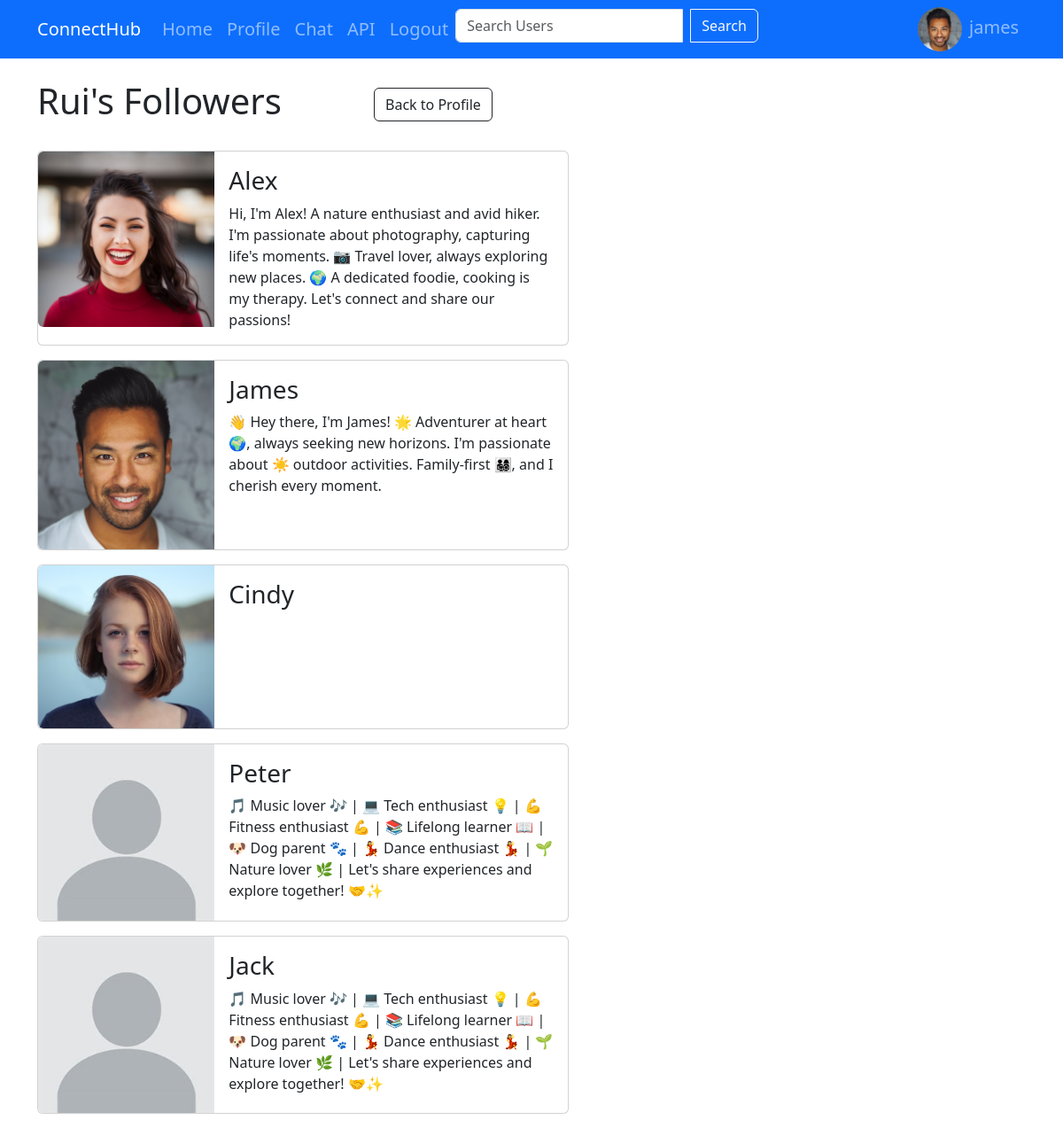
Page /profile/followers/2/ (signed in) on the committed database.
### core/models.py (models this page shows, shortened)
class Profile(models.Model):
    user = models.OneToOneField(User, on_delete=models.CASCADE, related_name="profile")
    follows = models.ManyToManyField("self", symmetrical=False, related_name="followed_by", blank=True) # self-referential many-to-many relationship
    bio = models.TextField(max_length=500, blank=True, null=True)
    location = models.CharField(max_length=100, blank=True, null=True)
    image = models.ImageField(upload_to= "profile_imgs", default="profile_imgs/default_profile_img.jpg", blank=True)
    def __str__(self):
	    return self.user.username

### core/views.py (the view)
# urls.py: path("profile/followers/<int:pk>/", views.profile_followers, name="profile_followers"),
@login_required(login_url="/login/")
def profile_followers(request, pk):
    profile = Profile.objects.get(user_id=pk)
    return render(request,"core/profile_followers.html", {"profile": profile})

### core/templates/core/profile_followers.html (shortened to what this page needs)
{% extends "base.html" %}
{% block content %}
{% include  "navbar.html"%}
<div class="container">
    <div class="row my-4 align-items-center">
        <div class="col-4">
            {% if user.id == profile.user.id%}
            <h1>My Followers</h1>
            {% else %}
            <h1>{{profile.user.username | title}}'s Followers</h1>
            {% endif %}
        </div>
        <div class="col-2 ">
            <a href="{% url "profile" profile.user.id%}" class="btn btn-outline-dark">Back to Profile</a>
        </div>
    </div>
    {% for follower in profile.followed_by.all%}
    {% if follower.user.id != profile.user.id%}
    <div class="card mb-3" style="max-width: 600px;">
    <div class="row g-0">
        <div class="col-md-4">
        <img src="{{follower.image.url}}" class="img-fluid rounded-start" alt="...">
        </div>
        <div class="col-md-8">
        <div class="card-body">
            <a href="{% url "profile" follower.user.id%}" class="card-title link-dark text-decoration-none h3 stretched-link">{{follower | title}}</a>
            <p class="card-text mt-2">{{follower.bio}}</p>
        </div>
        </div>
    </div>
    </div>
    {% endif %}
    {% endfor %}
</div>
{% endblock  %}

### templates/base.html (shortened to what this page needs)
<!DOCTYPE html>
<html lang="en">
<head>
    {% load bootstrap5 %}
    {% bootstrap_css %}
</head>
<body>
    {% block content%}{% endblock %}
</body>
</html>

### templates/navbar.html (shortened to what this page needs)
{% load static %}
<nav class="navbar navbar-expand-lg navbar-dark bg-primary">
    <div class="container">
        <a class="navbar-brand" href="">ConnectHub</a>
        <div class="fs-5 collapse navbar-collapse" id="navbar">
            <ul class="navbar-nav me-auto mb-2 mb-lg-0">
                <li class="nav-item">
                    <a class="nav-link" href="{% url "home" user.id %}">Home</a>
                </li>
                <li class="nav-item">
                    <a class="nav-link" href="{% url "profile" user.id %}">Profile</a>
                </li>
                <li class="nav-item">
                    <a class="nav-link" href="{% url "chat_list"%}">Chat</a>
                </li>
                <li class="nav-item">
                    <a class="nav-link" href="{% url "api_index"%}">API</a>
                </li>
                <li class="nav-item">
                    <a class="nav-link" href="{% url 'logout'%}">Logout</a>
                </li>
                <li class="nav-item">
                    <form action="{% url "search"%}" method="GET" class="form-inline my-2 my-lg-0">
                        <div class="input-group">
                            <input class="form-control" type="search" placeholder="Search Users" name="search">
                            <button class="btn btn-outline-light ms-2" type="submit">Search</button>
                        </div>
                    </form>
                </li>
            </ul>
            <ul class="navbar-nav ml-auto">
                <li class="nav-item">
                        <div class="mr-2">
                            <img src="{{ user.profile.image.url}}" class="rounded-circle" alt="Profile Picture" style="border-radius:50%; width:50px; height:50px;">
                        </div>
                </li>
                <li class="nav-item">
                    <a class="nav-link my-0" href="{% url "profile_update" user.id %}">{{user.username}}</a>
                </li>
            </ul>
        </div>
    </div>
</nav>

### rows in the picture
Profile: user.username "Rui"
Profile: image (picture), user.username "Alex", bio "Hi, I'm Alex! A nature enthusiast and avid hiker. I'm passionate about photography, capturing life's moments. 📷 Travel lover, always exploring new places. 🌍 A dedicated foodie, cooking is my therapy. Let's connect and share our passions!"
Profile: image (picture), user.username "James", bio "👋 Hey there, I'm James! 🌟 Adventurer at heart 🌍, always seeking new horizons. I'm passionate about ☀️ outdoor activities. Family-first 👨‍👩‍👧‍👦, and I cherish every moment."
Profile: image (picture), user.username "Cindy"
Profile: image (placeholder picture), user.username "Peter", bio "🎵 Music lover 🎶 | 💻 Tech enthusiast 💡 | 💪 Fitness enthusiast 💪 | 📚 Lifelong learner 📖 | 🐶 Dog parent 🐾 | 💃 Dance enthusiast 💃 | 🌱 Nature lover 🌿 | Let's share experiences and explore together! 🤝✨"
Profile: image (placeholder picture), user.username "Jack", bio "🎵 Music lover 🎶 | 💻 Tech enthusiast 💡 | 💪 Fitness enthusiast 💪 | 📚 Lifelong learner 📖 | 🐶 Dog parent 🐾 | 💃 Dance enthusiast 💃 | 🌱 Nature lover 🌿 | Let's share experiences and explore together! 🤝✨"

### other values in the picture
{{ user.username }} "james"
